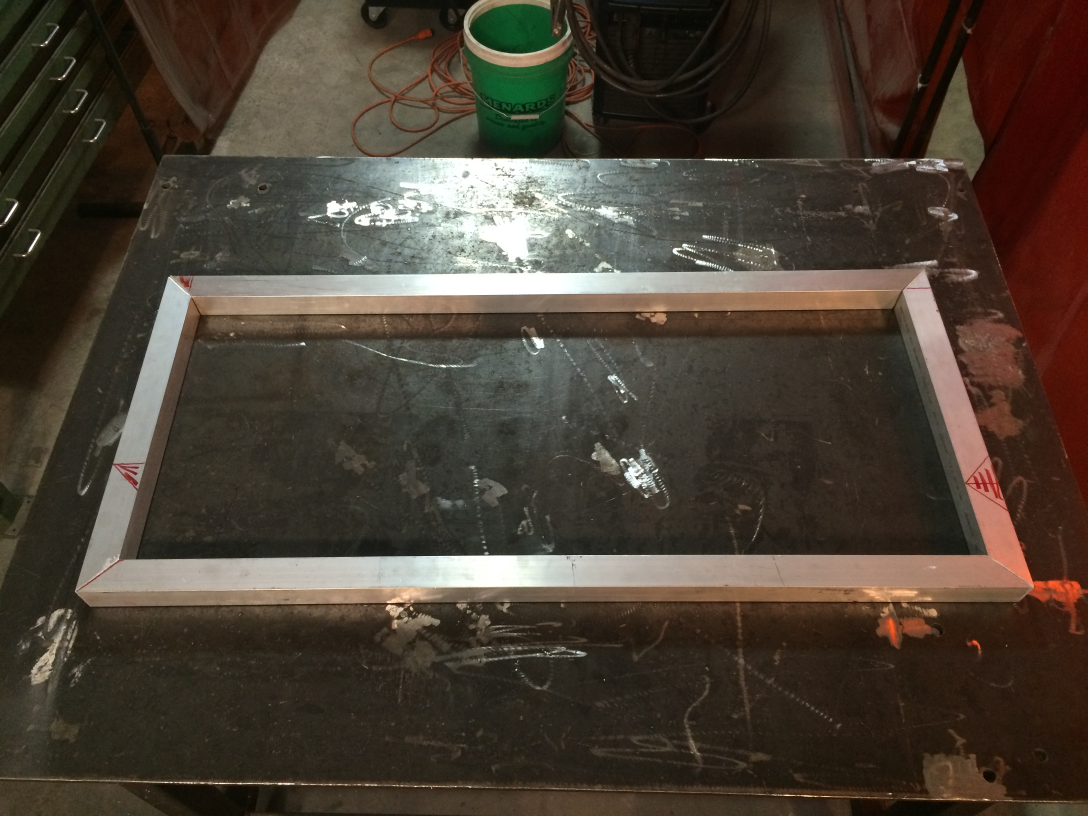
//> input picture 2014-2015/Documentation/Raw Files/resources/img/Frame.jpg, 3264 x 2448 px, given in place of the camera (shown at 1/3 size)
$ ./tracker   (built with g++ and OpenCV 4)
//> lines starting //> are read from the running program, lines starting //| are printed output that depends on the picture; after the words box and inside, x2 and y2 are one past the last pixel; in counts of white or black regions, pixels touching at a corner belong together
### FinalFullDocument/legacycode/Camera.h
#ifndef _CAMERA_H_
#define _CAMERA_H_

#include <string>
#include <iostream>


class Camera
{

public:
	Camera();
	~Camera();


    void setFocaLength( );
    double getFocalLength() { return focal_length; }
    double getDist( );
    void setA( double val ) { curr_a = val ; }
    void setB( double val ) { curr_b = val ; }
    void setC( double val ) { curr_c = val ; }
    double getA() { return curr_a; }
    double getB() { return curr_b; }
    double getC() { return curr_c; }
    void resetBlobs();
    void incBlobs();
    double blobTotal();
private:
    //double that keeps track of how many
    //blobs that are being detected
    double tracked_blobs;
    double focal_length;

    //SMALL PAPER
    //const double known_obj_width = 5.5;
    //const double known_obj_dist  = 27.0;

    //LARGE PAPER
    const double known_obj_width = 11.5;
    const double known_obj_dist  = 30.5;
    double dist;

    //Original Pixel Widths

    //SMALL PAPER
    //const double orig_a = 141.00;
    //const double orig_b = 139.87;
    //const double orig_c = 142.68;

    //LARGE PAPER
    const double orig_a = 273.827;
    const double orig_b = 276.123;
    const double orig_c = 270.017;

    //Observed Pixel Widths
    double curr_a;
    double curr_b;
    double curr_c;


};

#endif

### FinalFullDocument/legacycode/Triangle.h
#ifndef _TRIANGLE_H_
#define _TRIANGLE_H_

#include <string>
#include <iostream>
#include "Coord.h"
#include "math.h"
#define PI 3.14159265

class Triangle
{
public:
	Triangle();
	Triangle(Coord c1, Coord c2, Coord c3);
	~Triangle();


	void setPoint(std::string pointName, Coord point);
	void setSide(std::string sideName, Coord firstPoint, Coord secondPoint);
	double calcSide(Coord P1, Coord P2);
	Coord getPoint(std::string pointName);
	double getSide(std::string sideName);

	//find all angles
    void lawOfCosines();
    double radToDeg(double radVal);

    void printTriangle();

private:

    //Reminder:
    //sideA = dist(pointB, pointC);
    //sideB = dist(pointA, pointC);
    //sideC = dist(pointA, pointB);

    //Angle A = angle at pointA,
    //Angle B = angle at pointB,
    //Angle C = angle at pointC,
    double sideA, sideB, sideC;
	Coord pointA, pointB, pointC;
    double angleA, angleB, angleC;


};

#endif

### FinalFullDocument/legacycode/Coord.h
#ifndef _COORD_H_
#define _COORD_H_

#include <string>

class Coord
{
public:
	Coord();
	~Coord();


	int getX();
	void setX(int val);

	int getY();
	void setY(int val);

	bool isTracking();
	void setTracking(bool val);
	std::string printTracking();

private:
    bool tracking;
	int  xPos, yPos;

};

#endif

### FinalFullDocument/legacycode/LED.h
/*************************************************************************//**
 * @file LED.h
 *
 * @author Julian Brackins
 *
 * @brief HEADER - class for LED groupings. HSV values stored in this class.
 *
 *****************************************************************************/

#ifndef _LED_H_
#define _LED_H_

/******************************************************************************
 *
 * INCLUDE
 *
 ******************************************************************************/

#include <string>
#include "opencv/cv.h"
#include "opencv/highgui.h"

/*************************************************************************//**
* @class LED
*
* @author Julian Brackins
*
* @brief LEDs! Not really anymore but who wants to mess with names.
*
*****************************************************************************/
class LED
{
public:
	LED();
    LED(std::string name);
	~LED();

	int getX()                  { return xPos; }
	void setX(int val)          { xPos = val; }

	int getY()                  { return LED::yPos; }
	void setY(int val)          { LED::yPos = val; }

    cv::Scalar getHSVmin()      { return LED::HSVmin; }
    cv::Scalar getHSVmax()      { return LED::HSVmax; }

    void setHSVmax(cv::Scalar val)  { LED::HSVmax = val; }
    void setHSVmin(cv::Scalar val)  { LED::HSVmin = val; }

    std::string getColour()         { return colour; }
    void setColour(std::string val) { colour = val;  }

    cv::Scalar getText()         { return txtColour; }
    void setText(cv::Scalar val) { txtColour = val;  }

private:
	int xPos, yPos;
	std::string colour;
	cv::Scalar HSVmin, HSVmax;
	cv::Scalar txtColour;
};

#endif //LED_H

### FinalFullDocument/legacycode/Camera.cpp
#include "Camera.h"


Camera::Camera()
{
    setFocaLength( );
    Camera::resetBlobs();
}

Camera::~Camera()
{
}

void Camera::setFocaLength( )
{
    double avg_pix = ( orig_a + orig_b + orig_c ) / 3.0;
    focal_length = avg_pix * ( known_obj_dist / known_obj_width );
}

// [11 lines left out: function getDist, not called in this run]


void Camera::resetBlobs( )
{
    tracked_blobs = 0;
}

void Camera::incBlobs( )
{
    tracked_blobs += 1;
}

// [4 lines left out: function blobTotal, not called in this run]

### FinalFullDocument/legacycode/Triangle.cpp
#include "Triangle.h"


Triangle::Triangle()
{
    sideA = 0.0;
    sideB = 0.0;
    sideC = 0.0;
}


// [6 lines left out: function Triangle, not called in this run]

Triangle::~Triangle()
{
}

// [41 lines left out: functions setPoint, setSide, calcSide, getPoint, not called in this run]

double Triangle::getSide(std::string sideName)
{
    if(sideName == "A")
        return sideA;
    else if(sideName == "B")
        return sideB;
    else if(sideName == "C")
        return sideC;
    else
        return -200.0;
}

// [28 lines left out: functions lawOfCosines, radToDeg, printTriangle, not called in this run]

### FinalFullDocument/legacycode/Coord.cpp
#include "Coord.h"


Coord::Coord()
{
    setX(0);
    setY(0);
    setTracking(false);
}


Coord::~Coord()
{
}


// [4 lines left out: function getX, not called in this run]

void Coord::setX(int val)
{
	Coord::xPos = val;
}

// [4 lines left out: function getY, not called in this run]

void Coord::setY(int val)
{
	Coord::yPos = val;
}


bool Coord::isTracking()
{
    return Coord::tracking;
}

// [7 lines left out: function printTracking, not called in this run]

void Coord::setTracking(bool val)
{
    Coord::tracking = val;
}

### FinalFullDocument/legacycode/LED.cpp
/*************************************************************************//**
 * @file LED.cpp
 *
 * @author Julian Brackins
 *
 * @brief SOURCE - class for LED groupings. HSV values stored in this class.
 *
 *****************************************************************************/

#include "LED.h"

/**************************************************************************//**
 * @author Julian Brackins
 *
 * @par Description:
 * LED Constructor. The empty constructor should never be used...
 *
 *****************************************************************************/
LED::LED()
{

}

/**************************************************************************//**
 * @author Julian Brackins
 *
 * @par Description:
 * LED Constructor for when a name is passed in as a parameter. This decides
 * what colour the LED is.
 *
 *****************************************************************************/
LED::LED(std::string name)
{

	setColour(name);

    //TODO: Adjust HSV vals to something more appropriate...
	if(name=="green")
	{
		setHSVmin(cv::Scalar(32, 55, 0));
		setHSVmax(cv::Scalar(105, 256, 256));

		//BGR value for Green:
		setText(cv::Scalar(0,255,0));
	}
	if(name=="yellow")
	{
		setHSVmin(cv::Scalar(17, 34, 201));
		setHSVmax(cv::Scalar(45, 256, 256));

		//BGR value for Yellow:
		setText(cv::Scalar(0,255,255));
	}
	if(name=="red")
	{
        setHSVmin(cv::Scalar(0,181,0));
        setHSVmax(cv::Scalar(217,256,224));

		//BGR value for Red:
		setText(cv::Scalar(0,0,255));
	}
	if(name=="blue")
	{
		setHSVmin(cv::Scalar(87, 110, 0));
		setHSVmax(cv::Scalar(200, 256, 139));

		//BGR value for Red:
		setText(cv::Scalar(0,0,255));
	}

}

/**************************************************************************//**
 * @author Julian Brackins
 *
 * @par Description:
 * LED Destructor.
 *
 *****************************************************************************/
LED::~LED()
{

}

### FinalFullDocument/legacycode/tracker.cpp
/*************************************************************************//**
 * @file tracker.cpp
 *
 * @brief SOURCE - Blob detection software for determining distance
 *
 *
 * @section course_section CSC 465
 *
 * @author Julian Brackins
 *
 * @date December March, 10
 *
 * @par Professor:
 *         Dr. Jeff McGough
 *
 * @par Course:
 *         CSC 465 - M001 - Tues / Thurs - 9:00am
 *
 * @par Location:
 *         McLaury - 304
 *
 * @section program_section Program Information
 *
 * @details
 * This software should hopefully soon be adapted into a ROS publisher that is
 * capable of sending messages to our UAV to indicate the craft's distance from
 * our landing pad situated on our Unmanned Ground Vechicle (UGV). This is done
 * using three equidistant coloured dots, or "blobs" situated on our landing pad.
 * Utilizing OpenCv's libraries for tracking specific colours, these three blobs
 * are recognized by the software's camera feed, with corresponding coordinates
 * in relation to the camera feed's image plane. The software compares these values
 * to the stored points read in from the configuration file in order to compare the
 * observed size of the objects being tracked to the known size of these objects that
 * has been previously calibrated and written to a config file.
 *
 * @section compile_section Compiling and Usage
 *
 * @par Compiling Instructions:
 *      (Linux) - catkin_make
 *
 * @par Usage:
 @verbatim
 ./tracker -[options] [configfile]
 @endverbatim
 *
 * @section todo_bugs_modification_section Todo, Bugs, and Modifications
 *
 * @par Modifications and Development Timeline:
 @verbatim
 Date              Modification
 ----------------  --------------------------------------------------------------
 * October  21, 2014    Uploading qr reader with distance algorithm
 *
 * November  4, 2014    Adding led stuff
 *
 * February  2, 2015    Set up LED tracking code
 *
 * February  8, 2015    Created Coordinates and Triangle classes, need to start
 *                      working on distance algorithm.
 *
 * February 16, 2015    Triangle is set up and printing, but lawOfCosines
 *                      calculation isn't working right.
 *
 * February 21, 2015    Cleaning out led directory's cmake files so that code
 *                      builds more easily on other machines
 *
 * February 22, 2015    Distance approximations now working through blob
 *                      detection, Now just have to comment it all.... -.-
 *
 * February 28, 2015    A few tweaks
 *
 * March 10, 2015       Retooled tracker system so that it takes in command arguments
 *                      properly. run <tracker -h> to see the command line options.
 *                      Tracker can now determine distance from just two blobs. Need
 *                      to implement config files still
 *
 @endverbatim
 *
 ******************************************************************************/

/******************************************************************************
 *
 * INCLUDE
 *
 ******************************************************************************/


#include <sstream>
#include <string>
#include <iostream>
#include <vector>
#include <unistd.h>
#include "opencv2/highgui/highgui.hpp"
#include "opencv/cv.h"
#include "LED.h"
#include "Coord.h"
#include "Triangle.h"
#include "Camera.h"
#include <math.h>

using namespace cv;
using namespace std;

//default capture width and height
const int FRAME_WIDTH = 640;
const int FRAME_HEIGHT = 480;

//max number of objects to be detected in frame
const int MAX_OBJS=50;

//minimum and maximum object area
const int MIN_OBJ_AREA = 15*15;
const int MAX_OBJ_AREA = FRAME_HEIGHT*FRAME_WIDTH/1.5;
//names that will appear at the top of each window
const string winName = "Blob Detection";


int _arg_cam = 0;
//Global flags for command arguments
bool _arg_calibrate = false;
bool _arg_distance  = false;
bool _arg_points    = false;
bool _arg_booleans  = false;
bool _arg_ros       = false;

string _arg_conf     = "hsv.conf";

string intToString(int number);

Coord drawObject(LED light, Mat &frame);
void drawObject(vector<LED> lights, Mat &frame);
void trackFilteredObject(Mat threshold,Mat HSV, Mat &cameraFeed);
Coord trackFilteredObject(LED lights,Mat threshold,Mat HSV, Mat &cameraFeed);
void morpher(Mat &threshold);
ostream& operator<<(ostream& os, Coord& cd);
void Process_Arguments(int argc, char **argv);


/******************************************************************************
 * @author Julian Brackins
 *
 * @par Description:
 * Set up infinite loop for program. Sorry for using main() for my whole prog..
 *
 * @param[in] argc - count of args.
 * @param[in] argv - arguments themselves.
 *
 *****************************************************************************/
int main(int argc, char* argv[])
{
    //true to set calibration

    Process_Arguments( argc, argv);


	//Matrix to store each frame of the webcam feed
	Mat cameraFeed;
	Mat threshold;
	Mat HSV;


	//video capture object to acquire webcam feed
	VideoCapture capture;
	//open capture object at location one (default location for usb cam)

	    capture.open(_arg_cam);


	//set height and width of capture frame
	capture.set(CV_CAP_PROP_FRAME_WIDTH,FRAME_WIDTH);
	capture.set(CV_CAP_PROP_FRAME_HEIGHT,FRAME_HEIGHT);

	//infinite loop where all operations occur.
	while(1)
	{
		//store image to matrix
		capture.read(cameraFeed);
//> cameraFeed is the input picture: 2448 rows x 3264 cols, CV_8UC3; mean B, G, R 51.6, 63.1, 73.6

		//convert frame from BGR to HSV colorspace
		cvtColor(cameraFeed,HSV,COLOR_BGR2HSV);
//> HSV: 2448 rows x 3264 cols, CV_8UC3; mean H, S, V 22.6, 98.8, 75.1

	    //Create LEDs
	    LED green("green"), blue("blue"), red("red");

	    //Create Triangle
	    Triangle camTri;

	    //Create the coordinate sets for all three blobs
        Coord p1, p2, p3;

        //Set up Camera class that calculates distance based on focal length &
        //observed object distance.
        Camera distCam;

	    //Set up Red Tracker, send coordinates to p1
	    cvtColor(cameraFeed,HSV,COLOR_BGR2HSV);
	    inRange(HSV,red.getHSVmin(),red.getHSVmax(),threshold);
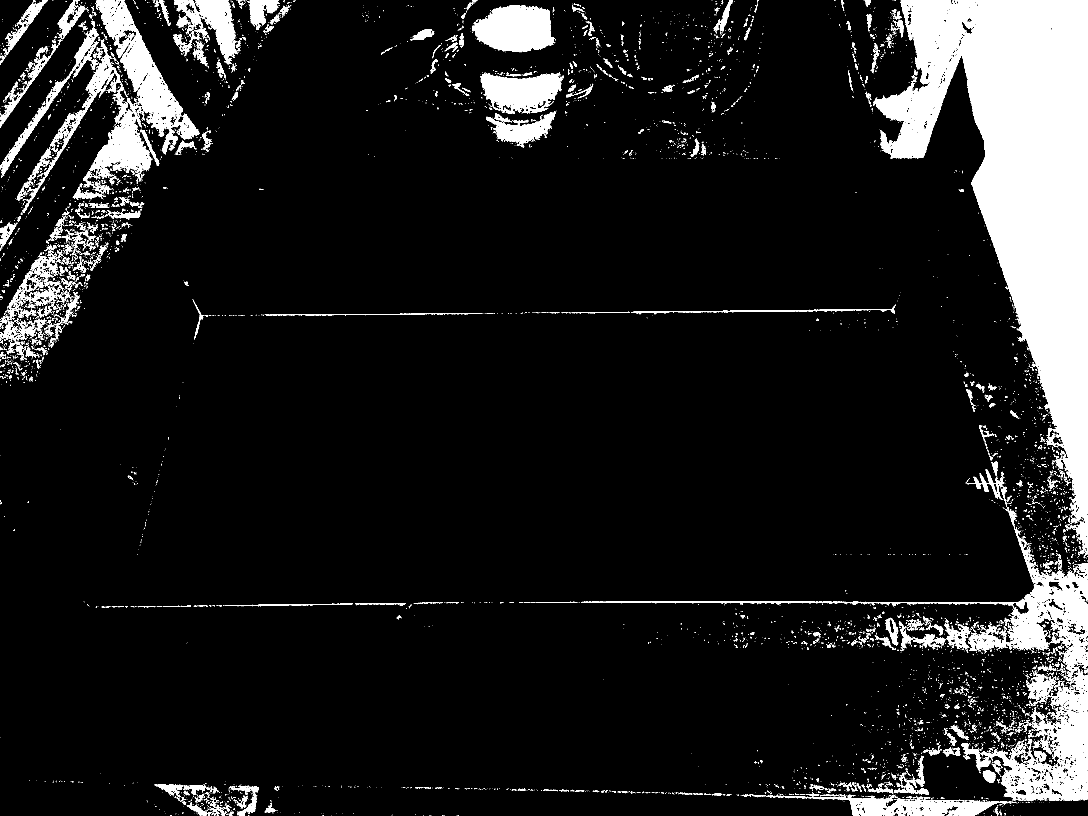
//> threshold: 2448 rows x 3264 cols, CV_8UC1 (shown at 1/3 size); 10.6% white; 7317 white regions (6359 under 20 px), largest, box (x1, y1, x2, y2) and area: (2620, 0, 3264, 1648) 435912, (2884, 1586, 3264, 2403) 87976, (285, 0, 598, 464) 35231
	    morpher(threshold);
	    p1 = trackFilteredObject(red,threshold,HSV,cameraFeed);
//> in trackFilteredObject, `findContours( tempMatrix, contours, hierarchy,CV_RETR_CCOMP,CV_CHAIN_A..`: contours = 297 contours, 40 with area under 20; largest, box (x1, y1, x2, y2) and area: (2617, 0, 3264, 1630) 455155, (2748, 1627, 3264, 2409) 133157, (135, 0, 639, 540) 100782, (1413, 12, 1668, 161) 29070, (1439, 214, 1691, 347) 24454
//> in trackFilteredObject, `int numObjects = hierarchy.size();`: numObjects = 297

	    //Set up Green Tracker, send coordinates to p2
	    cvtColor(cameraFeed,HSV,COLOR_BGR2HSV);
//> HSV: 2448 rows x 3264 cols, CV_8UC3; mean H, S, V 22.6, 98.8, 75.1
	    inRange(HSV,green.getHSVmin(),green.getHSVmax(),threshold);
	    morpher(threshold);
	    p2 = trackFilteredObject(green,threshold,HSV,cameraFeed);
//> in trackFilteredObject (call 2), `findContours( tempMatrix, contours, hierarchy,CV_RETR_CCOMP,CV_CHAIN_A..`: contours = 53 contours, 2 with area under 20; largest, box (x1, y1, x2, y2) and area: (1384, 124, 1730, 482) 83734, (0, 80, 272, 664) 57618, (0, 0, 210, 322) 38384, (1406, 7, 1708, 167) 35904, (86, 436, 290, 678) 14518

	    //Set up Blue Tracker, send coordinates to p3
	    cvtColor(cameraFeed,HSV,COLOR_BGR2HSV);
	    inRange(HSV,blue.getHSVmin(),blue.getHSVmax(),threshold);
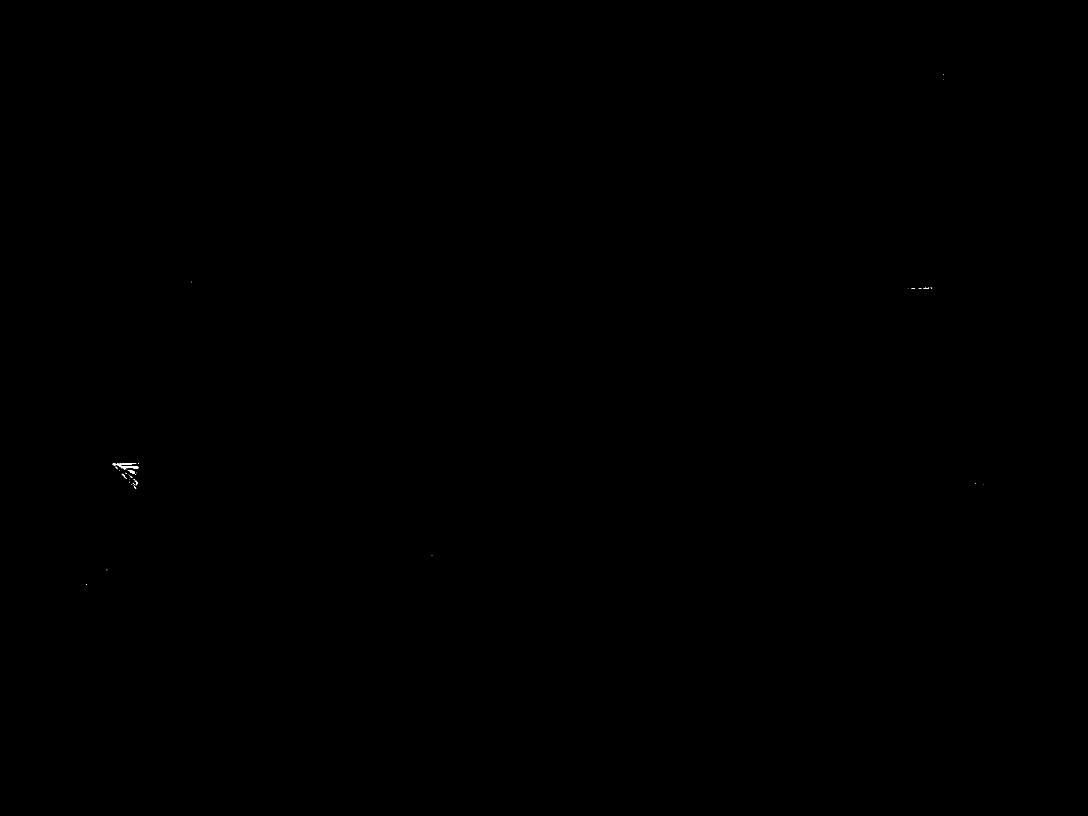
//> threshold: 2448 rows x 3264 cols, CV_8UC1 (shown at 1/3 size); 0.01% white; 40 white regions (34 under 20 px), largest, box (x1, y1, x2, y2) and area: (338, 1390, 416, 1410) 471, (384, 1410, 405, 1422) 103, (404, 1442, 414, 1456) 52, (365, 1422, 380, 1437) 36, (402, 1459, 409, 1467) 23, (2770, 863, 2787, 865) 21
	    morpher(threshold);
//> (the rest of the program and of its run is left out)
